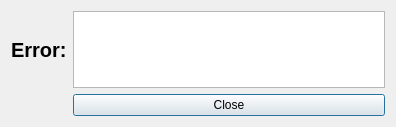
<ui version="4.0" >
 <class>Dialog_Error</class>
 <widget class="QDialog" name="Dialog_Error" >
  <property name="geometry" >
   <rect>
    <x>0</x>
    <y>0</y>
    <width>396</width>
    <height>127</height>
   </rect>
  </property>
  <property name="windowTitle" >
   <string>Error</string>
  </property>
  <layout class="QGridLayout" name="gridLayout" >
   <item row="0" column="0" >
    <widget class="QLabel" name="label" >
     <property name="font" >
      <font>
       <pointsize>15</pointsize>
       <weight>75</weight>
       <bold>true</bold>
      </font>
     </property>
     <property name="text" >
      <string>Error:</string>
     </property>
    </widget>
   </item>
   <item row="0" column="1" >
    <widget class="QTextEdit" name="textEdit" >
     <property name="readOnly" >
      <bool>true</bool>
     </property>
    </widget>
   </item>
   <item row="1" column="1" >
    <widget class="QPushButton" name="pushButton" >
     <property name="text" >
      <string>Close</string>
     </property>
    </widget>
   </item>
  </layout>
 </widget>
 <resources/>
 <connections>
  <connection>
   <sender>pushButton</sender>
   <signal>clicked()</signal>
   <receiver>Dialog_Error</receiver>
   <slot>accept()</slot>
   <hints>
    <hint type="sourcelabel" >
     <x>364</x>
     <y>105</y>
    </hint>
    <hint type="destinationlabel" >
     <x>392</x>
     <y>91</y>
    </hint>
   </hints>
  </connection>
 </connections>
</ui>
